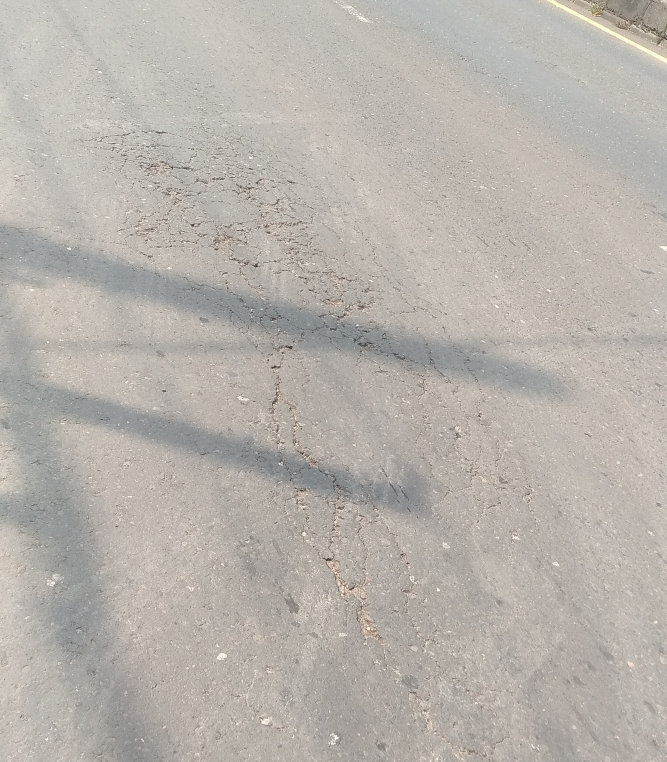
#> input picture data/retak buaya/IMG_20210602_104642.jpg, 1999 x 2284 px (shown at 1/3 size); its folder holds only this picture in this run; the run also reads 1 picture not shown here
$ jupyter execute --allow-errors notebook.ipynb   (shell and % lines are left out)
#> lines starting #> are read from the running program, lines starting #| are printed output that depends on the picture
[cell 1]
# import libraries
import os
import random
import pandas as pd
import numpy as np
from tqdm import tqdm
import pickle

import pywt
import cv2

import sklearn
from sklearn.preprocessing import LabelEncoder
from sklearn.model_selection import train_test_split
from sklearn.metrics import classification_report, confusion_matrix, ConfusionMatrixDisplay

import tensorflow as tf

from tensorflow.keras.models import Sequential
from tensorflow.keras.layers import Dense, Conv2D , MaxPool2D , Flatten , Dropout

import matplotlib.pyplot as plt

# resolusi gambar
shape = (512,512)

[cell 2]
print(sklearn.__version__)
print(pywt.__version__)
print(cv2.__version__)
print(tf.__version__)

[cell 3]
root = os.path.join("..","data")

[cell 4]
image_path = []                                                                                             # membuat list kosong untuk lokasi image
label = []                                                                                                  # membuat list kosong untuk label sesuai dengan folder
for folder in os.listdir(root):                                                                             # loop setiap folder yang ada dalam folder data
  folder_path = os.path.join(root,folder)                                                                   # buat variable berisi path dari folder tiap kategori gambar
  for img in tqdm(os.listdir(folder_path)):                                                                 # loop tiap folder kategori gambar
    image_path.append(os.path.join(folder_path,img))                                                        # tambahkan path gambar ke list image_path
    label.append(folder)                                                                                    # tambahkan nama folder ke dalam list label
#> pass 2 of the loop `for folder in os.listdir(root):`:
pd.DataFrame({                                                                                              # menampilkan path dan label dalam bentuk tabel
    "image":image_path,
    "label":label
})

[cell 5]
img_array =[]
image = []
cats = []
for img,lbl in tqdm(zip(image_path,label)):
  arr = cv2.imread(img)
#> arr is the input picture: shape (2284, 1999, 3); mean B, G, R 172.5, 178.9, 184.2
  arr = cv2.resize(arr,shape)
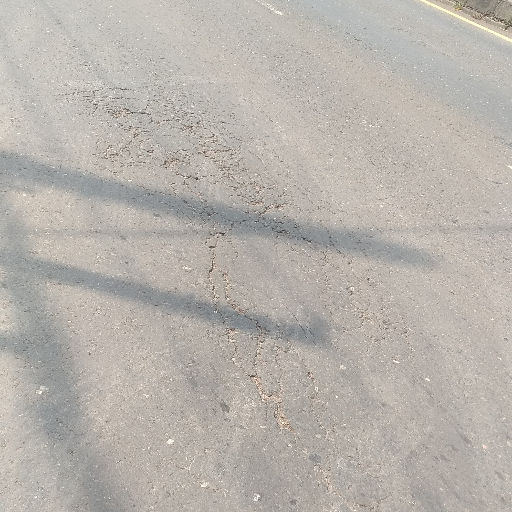
#> arr: shape (512, 512, 3); mean B, G, R 172.4, 178.8, 184.1
  arr = cv2.cvtColor(arr, cv2.COLOR_BGR2LAB)
#> arr: shape (512, 512, 3); mean of channels 0, 1, 2 186.5, 128.8, 132
  l, a, b = cv2.split(arr)
  clahe = cv2.createCLAHE(clipLimit=4.0, tileGridSize=(8,8))
  cl = clahe.apply(l)
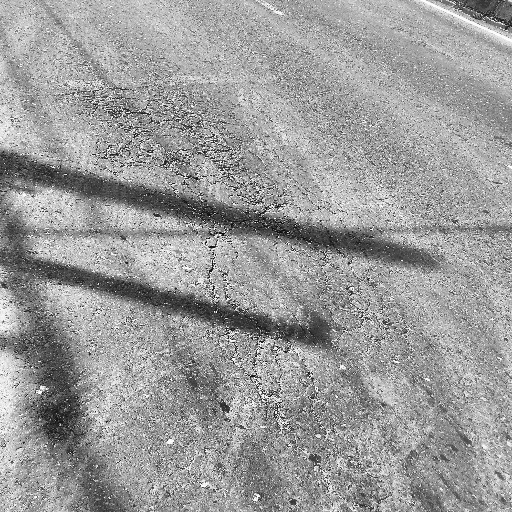
#> cl: shape (512, 512); min 8, max 255, mean 154.8
  arr = cv2.merge((cl,a,b))
#> arr: shape (512, 512, 3); mean of channels 0, 1, 2 154.8, 128.8, 132
  arr = cv2.cvtColor(arr, cv2.COLOR_LAB2BGR)
  arr = cv2.cvtColor(arr,cv2.COLOR_BGR2GRAY)
#> arr: shape (512, 512)
  coeffs2 = pywt.dwt2(arr, 'bior1.3')
  LL, (LH, HL, HH) = coeffs2
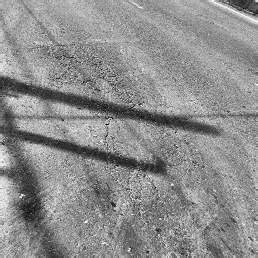
#> LL: shape (258, 258) float64; min 17.87, max 518.8, mean 296.5; drawn with min black and max white
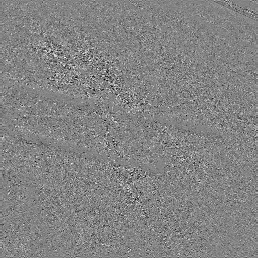
#> LH: shape (258, 258) float64; min -226.4, max 212.2, mean 0.3; drawn with min black and max white
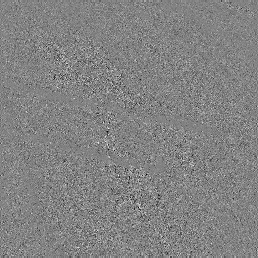
#> HL: shape (258, 258) float64; min -214.7, max 203.8, mean 0.2; drawn with min black and max white
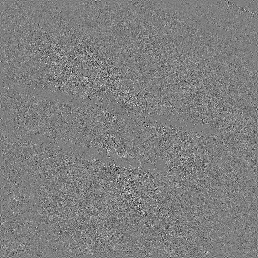
#> HH: shape (258, 258) float64; min -194.5, max 195.5, mean 0.2; drawn with min black and max white
  img_array.append(np.array([LL,LH,HL,HH]))
  image.append(LL.tolist())
  image.append(LH.tolist())
  image.append(HL.tolist())
  image.append(HH.tolist())
  cats.append(lbl)
  cats.append(lbl)
  cats.append(lbl)
  cats.append(lbl)
#> pass 2 of the loop `for img,lbl in tqdm(zip(image_path,label)):`:
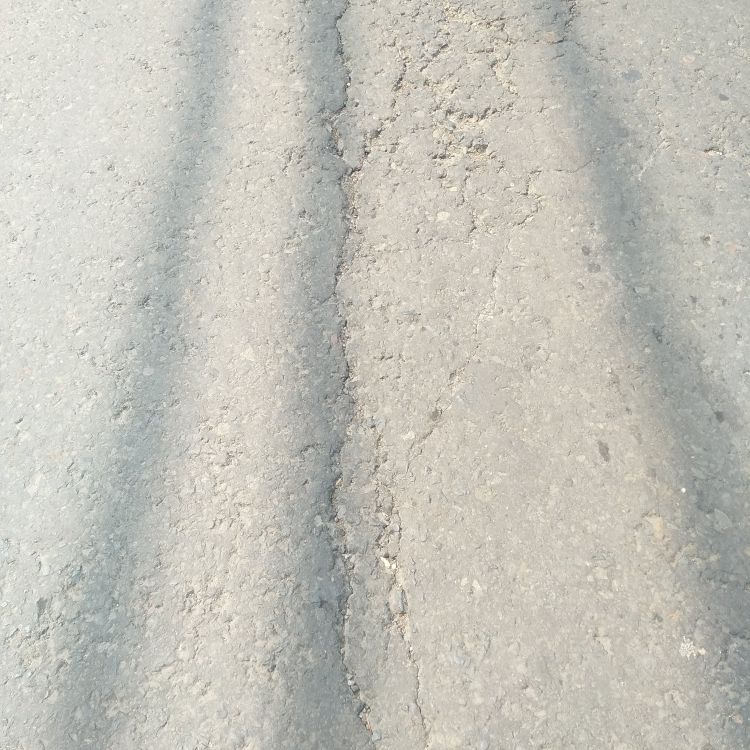
#> input picture data/retak garis/IMG_20210602_110519.jpg, 3000 x 3000 px (shown at 1/4 size)
#> arr is the input picture: shape (3000, 3000, 3); mean B, G, R 185.6, 194.5, 196
#> `LL, (LH, HL, HH) = coeffs2`:
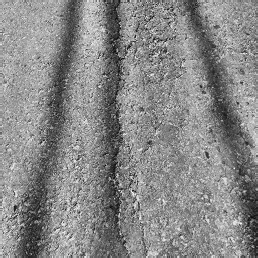
#> LL: shape (258, 258) float64; min -8.34, max 545.9, mean 286.8; drawn with min black and max white
#> `LL, (LH, HL, HH) = coeffs2`:
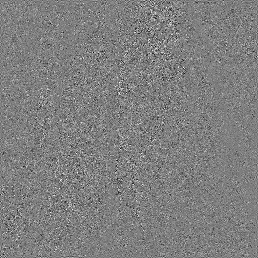
#> HH: shape (258, 258) float64; min -205.5, max 206.5, mean 0.4; drawn with min black and max white

[cell 6]
idx = random.randint(0,len(image_path))

[cell 7]
def print_array(n):
    print(label[n], image_path[n])
    return img_array[n]

[cell 8]
print_array(idx)

[cell 9]
# testing dan menampilkan sample hasil transformasi
fig, ax = plt.subplots(nrows=2, ncols=3,figsize=(18,12))
fig.suptitle(label[idx].capitalize(), fontsize=16)
test = cv2.imread(image_path[idx])
orig = cv2.resize(test,shape)
ax[0, 0].imshow(orig)
test = cv2.cvtColor(orig, cv2.COLOR_BGR2LAB)
l, a, b = cv2.split(test)
clahe = cv2.createCLAHE(clipLimit=4.0, tileGridSize=(8,8))
cl = clahe.apply(l)
test = cv2.merge((cl,a,b))
test = cv2.cvtColor(test, cv2.COLOR_LAB2BGR)
gray = cv2.cvtColor(test,cv2.COLOR_BGR2GRAY)
ax[0, 1].imshow(gray)
coeffs2 = pywt.dwt2(gray, 'bior1.3')
LL, (LH, HL, HH) = coeffs2
WV = cv2.resize(LL,shape)
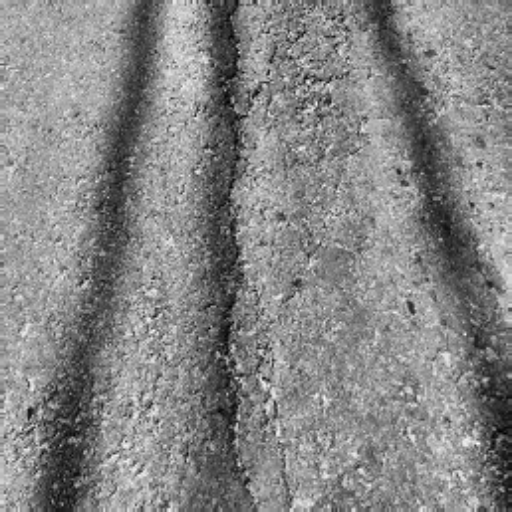
#> WV: shape (512, 512) float64; min 19.44, max 529.6, mean 286.8; drawn with min black and max white
ax[0, 2].imshow(LL)
ax[1, 0].imshow(LH)
ax[1, 1].imshow(HL)
ax[1, 2].imshow(HH)
for x,t in zip(ax.ravel(),["Original","Grayscale","Approximation","Horizontal","Vertical","Diagonal"]):
  x.axis("off")
  x.set_title(t)
fig.tight_layout()
fig.subplots_adjust(top=0.88)
plt.show()
#> figure, not shown here; B, G, R data is drawn as R, G, B

[cell 10]
le = LabelEncoder()
X = np.array(image)/255
y = le.fit_transform(cats)
le.classes_

[cell 11]
input_shape = (X.shape[1],X.shape[2])
#> input_shape = (258, 258)

[cell 12]
X_train, X_test, y_train, y_test = train_test_split(np.array(X),np.array(y), test_size=0.2, shuffle=True, random_state=42)
#> y_train = [0, 1, 0, 1, 0, 1]; y_test = [0, 1]
X_train, X_val, y_train, y_val = train_test_split(X_train,y_train, test_size=0.2, shuffle=True, random_state=42)
#> y_train = [1, 0, 0, 1]; y_val = [0, 1]
X_train = X_train.reshape(-1, input_shape[0], input_shape[1], 1)
X_val = X_val.reshape(-1, input_shape[0], input_shape[1], 1)
X_test = X_test.reshape(-1, input_shape[0], input_shape[1], 1)
